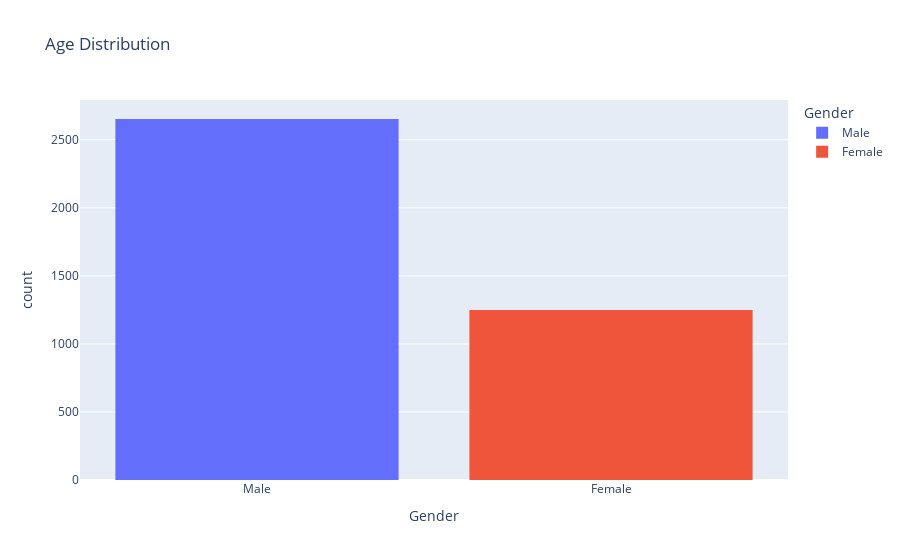

The notebook cell this image was saved under:
### Code cell
fig=px.histogram(df,x='Gender',title='Age Distribution',color="Gender")
fig.show()

### Figure 1 — Plotly figure (JSON) as saved in the notebook; plotly's stock layout.template omitted (floating-point values rounded to 4 significant figures; data arrays with more than 128 entries replaced by an {"elided": "..."} marker saying what was removed)
{"data": [{"bingroup": "x", "hovertemplate": "Gender=%{x}<br>count=%{y}<extra></extra>", "legendgroup": "Male", "marker": {"color": "#636efa", "pattern": {"shape": ""}}, "name": "Male", "orientation": "v", "showlegend": true, "type": "histogram", "x": {"elided": "2652 str values"}, "xaxis": "x", "yaxis": "y"}, {"bingroup": "x", "hovertemplate": "Gender=%{x}<br>count=%{y}<extra></extra>", "legendgroup": "Female", "marker": {"color": "#EF553B", "pattern": {"shape": ""}}, "name": "Female", "orientation": "v", "showlegend": true, "type": "histogram", "x": {"elided": "1248 str values"}, "xaxis": "x", "yaxis": "y"}], "layout": {"barmode": "relative", "legend": {"title": {"text": "Gender"}, "tracegroupgap": 0}, "title": {"text": "Age Distribution"}, "xaxis": {"anchor": "y", "categoryarray": ["Male", "Female"], "categoryorder": "array", "domain": [0, 1], "title": {"text": "Gender"}}, "yaxis": {"anchor": "x", "domain": [0, 1], "title": {"text": "count"}}}}
